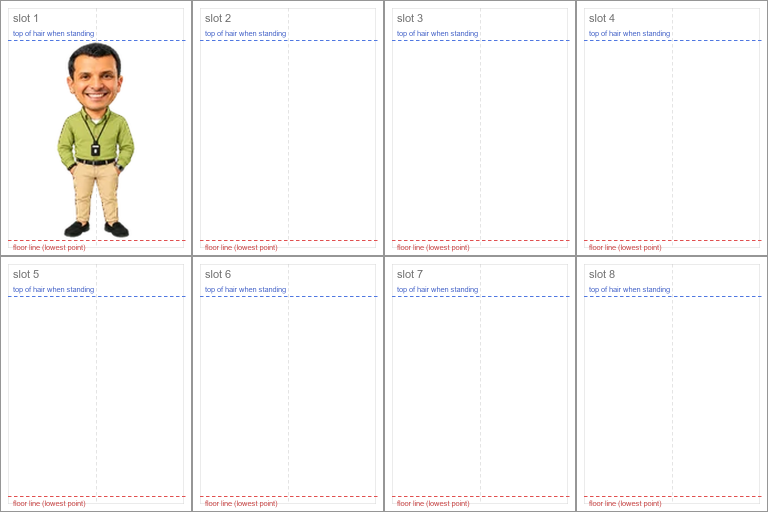
#> input picture docs/mascot/reference/layout-guide.png, 1536 x 1024 px (shown at 1/2 size)
$ python -i build-mascot-packs.py   (imports and definitions only)
#> lines starting #> are read from the running program, lines starting #| are printed output that depends on the picture
"""
Build Amr's lazy sprite packs from the generated art sheets.

    python -I scripts/build-mascot-packs.py <sheets folder> [--preview <folder>] [--keep-missing] [--as-drawn]

The sheets folder holds S01-faces.png … S10-stroll.png: 1536 x 1024, eight
384 x 512 slots each, slot 1 the standard stance (docs/mascot/AMR-ART-BRIEF.md).
It may also hold any of the context sheets S11-sun.png … S64-lights.png
(docs/mascot/context-sheets.json); each one present becomes a pack, and the
ones not drawn yet are left out, so they can come back a few at a time. With
--keep-missing, a context sheet missing from the folder keeps the pack it ships
with now instead (its files and its frames, as they are), so a folder only needs
the sheets that changed since that pack was built. (A kept pack whose clothes
aren't the live sprite's colours yet is regraded once, from its shipped cells.)
Each slot is cleaned, registered to the live sheet (public/mascot/amr.*.webp) —
same height, same floor row, centred on its anchor — and packed into small WebP
sheets under public/mascot, named after their bytes. A pack's cells are the live
sheet's 192 x 208 with 16 more rows on top, for the hats and balloons that reach
above his hair (384 x 448 for sharp screens). The pack manifest is written to
src/components/agent/mascot/mascot-packs.ts. With --preview, contact sheets for
review land in that folder too.

Corrections bring the generated art to the live sprite (scripts/mascot_heads.py
measures them; scripts/audit-mascot-heads.py checks the result):
  head size  every head is scaled to the live idle's, measured frame by frame
  skin       each sheet's skin is moved to the live idle's colour, keeping its shading
  clothes    each sheet's shirt, trousers and shoes are moved to the live idle's
             colours the same way; props of the same colour stay as drawn
  hair       a frame's hair far from the live idle's colour is moved toward it,
             keeping its highlights
  sharpness  the 1x cells are sharpened, sheet by sheet, until the stance carries
             the fine detail the live idle does

--as-drawn builds the sheets exactly as drawn: registered (one scale per sheet from
slot 1, each slot on its anchor and the floor) and packed, with the S01 faces lined up
on face.default's body and the talk pack's heads swapped on, but none of the
corrections below. It is for the refined release of 13 November 2026
(docs/mascot/refined-original-release.json), where every Amr was redrawn whole from
the approved standing master: his head, skin and clothes already match the live
sprite (heads 0.98-1.05, skin dE 1-2, clothes dE 2-3), and it is crisper than the live
idle, so the corrections would only move it off the approved drawing.

The companion scenes (docs/mascot/companion-scenes.json) are built by
scripts/build-mascot-scenes.py as baked scenes, without any of the corrections
above; this script keeps their packs exactly as they ship.

A sheet with a corrected slot (docs/mascot/refined-patches.json) must be in the folder
with the correction in: scripts/patch-refined-slots.py puts it there, and this script
stops if it isn't. A correction drawn with a smaller head than the rest of its sheet
names a head_scale there, which --as-drawn applies to that frame alone.

Needs Pillow and numpy. The source PNGs never ship; only the packs do.
"""

import hashlib
import io
import json
import re
import sys
from pathlib import Path

import numpy as np
from PIL import Image

sys.dont_write_bytecode = True  # no __pycache__ beside the scripts
sys.path.insert(0, str(Path(__file__).resolve().parent))
import mascot_heads as heads  # noqa: E402  (next to this script; -I leaves it off the path)

ROOT = Path(__file__).resolve().parent.parent
PUBLIC = ROOT / "public" / "mascot"
CONTEXT_SPEC = ROOT / "docs" / "mascot" / "context-sheets.json"
COMPANION_SPEC = ROOT / "docs" / "mascot" / "companion-scenes.json"
EXPANSION_SPEC = ROOT / "docs" / "mascot" / "expansion-sheets.json"
PATCHES = ROOT / "docs" / "mascot" / "refined-patches.json"
MANIFEST = ROOT / "src" / "components" / "agent" / "mascot" / "mascot-packs.ts"

SLOT_W, SLOT_H = 384, 512
CELL_W, CELL_H = 192, 208  # the live sheet's cells
HEADROOM = 16  # a pack's cells have this many more rows on top
PACK_H = CELL_H + HEADROOM
COLUMNS = 8
# The live idle frame, measured on alpha > 32: rows 25..201, feet centred on x 96.9.
LIVE_TOP, LIVE_FLOOR = 25, 202  # floor is the bottom edge of the lowest row
LIVE_FEET_X = 96.9 + 0.5  # pixel centre, in continuous coordinates
STANCE_H = LIVE_FLOOR - LIVE_TOP
PACK_FLOOR = LIVE_FLOOR + HEADROOM  # the floor row in a pack's cell
SCALES = (1, 2)

# Every pose, by sheet and slot: its frame id and how it lines up.
#   feet  — the mean of the lowest band (planted feet stay planted)
#   shins — the legs between the ankles and the knees (walking)
#   hip   — the thighs (one foot lifted)
#   head  — the top of the hair (held up by the collar; the code lifts him)
#   sheet — slot 1's own placement (S01, where only the face changes)
SHEETS = {
    "S01-faces": ("faces", "sheet", [
        "face.default", "face.talk-closed", "face.talk-small", "face.talk-wide",
        "face.happy", "face.surprised", "face.sleepy", "face.concerned",
    ]),
    "S02-explaining": ("explain", "feet", [
        None, "explain.1", "explain.2", "explain.3",
        "explain.4", "explain.5", "explain.6", "explain.shrug",
    ]),
    "S03-pointing": ("point", "feet", [
        None, "point.l", "point.ul", "point.u", "point.ur", "point.r", "point.dl", "point.dr",
    ]),
    "S04-touch": ("touch", "feet", [
        None, "touch.poke", "touch.giggle", "touch.tickle-l", "touch.tickle-r",
        "touch.pat-l", "touch.pat-r", "touch.bashful",
    ]),
    "S05-lifted": ("lifted", "feet", [
        None, ("lifted.hang", "head"), ("lifted.swing-l", "head"), ("lifted.swing-r", "head"),
        ("lifted.flail", "head"), "lifted.land", "lifted.recover", "lifted.tidy",
    ]),
    "S06-balance": ("balance", "feet", [
        None, "balance.tip-l", "balance.tip-r", ("balance.whoa", "hip"), "balance.steady",
        "dizzy.a", "dizzy.b", "dizzy.shake-off",
    ]),
    "S07-rest": ("rest", "feet", [
        None, "rest.yawn", "rest.stretch", "rest.sit-down", "rest.sitting",
        "rest.doze-a", "rest.doze-b", "rest.startled",
    ]),
    "S08-page": ("page", "feet", [
        None, "page.wind-a", "page.wind-b", "page.watching", "page.yes",
        "page.clap-a", "page.clap-b", "page.downcast",
    ]),
    "S09-social": ("social", "feet", [
        None, "social.hi5-offer", "social.hi5", "social.hi5-after", "social.peek-hide",
        "social.peek-found", "social.you", "social.bow",
    ]),
    "S10-stroll": ("stroll", "shins", [
        None, "stroll.r-1", "stroll.r-2", "stroll.r-3",
        "stroll.l-1", "stroll.l-2", "stroll.l-3", ("stroll.turn", "feet"),
    ]),
}


# [65 lines left out: functions context_sheets, check_patches, patch_heads, add_context_sheets, clean, not called in this run]


def bounds(a: np.ndarray):
    ys, xs = np.nonzero(a > 32)
    return ys.min(), ys.max() + 1, xs.min(), xs.max() + 1


# [152 lines left out: functions anchor_x, register, overflow, shipped_packs, keep_missing, baked_scenes and 2 more, not called in this run]


# Talking: the S01 heads (default smile and three mouths) go onto each S02 gesture,
# so the face moves while the hands explain. Done at 2x, then reduced for 1x.
MOUTHS = {
    "default": "face.default",
    "closed": "face.talk-closed",
    "small": "face.talk-small",
    "wide": "face.talk-wide",
}
GESTURES = [f"explain.{i}" for i in range(1, 7)]


# [85 lines left out: functions neck_row, head_offset, flood, dilate, swap_head, not called in this run]


def align_faces(frames) -> list[str]:
    """S01 promises one body with only the face changing, but an edit can move a head
    (the hair edits moved six of them up to 11 px at 2x), and lip-sync flips between
    these faces many times a second. So each face goes onto face.default's body with
    its own head lined up on the default head: switching faces never moves him."""
    ref = frames["face.default"][2]
    ref_a = np.array(ref).astype(int)
    neck = neck_row(ref_a[..., 3])
    rows = slice(max(neck - 130, 0), neck)
    notes = []
    for fid in SHEETS["S01-faces"][2][1:]:
        dx, dy = head_offset(ref_a, np.array(frames[fid][2]).astype(int), rows, reach=16)
        if max(abs(dx), abs(dy)) > 2:
            notes.append(f"{fid}: head moved {-dx:+d}, {-dy:+d} px at 2x; lined up on face.default")
        out2 = swap_head(ref, frames[fid][2], dx, dy, neck, whole=True)
        out1 = out2.convert("RGBa").resize((CELL_W, PACK_H), Image.LANCZOS).convert("RGBA")
        frames[fid] = {1: out1, 2: out2}
    return notes


# [53 lines left out: functions build_talk, head_box, live_cell, live_head, live_idle2x, not called in this run]


def live_ref() -> dict:
    """The live idle's head, measured the way every frame is (mascot_heads)."""
    return heads.measure(live_idle2x())


# [139 lines left out: functions thicken_sides, own_scale, head_scales, hair_blob, shrink_head, shrunk and 2 more, not called in this run]


# The S02 gestures carry the S01 heads when he talks, and their own heads are cut
# away under the new one. Where the two meet, a body head any bigger than the new
# head shows: as a ring round it, or a notch at the jaw. So the body's head goes a
# little under the live size first, and the new head always covers it.
GESTURE_HEAD = 0.96
# As drawn (the refined release), every frame is a whole new drawing at one scale, so a
# gesture's head can sit further from S01's than in the edited sheets: search wider.
AS_DRAWN_TALK_REACH = 24


def size_gestures(frames, stances, scales, ref) -> list[str]:
    return [n for gid in GESTURES for n in size_head(frames, gid, "explain", stances, scales, ref, GESTURE_HEAD)]


# [56 lines left out: functions shrink_heads, sheet_groups, match_skin, not called in this run]


# Clothes. The sheets grade his clothes as they grade his skin, and nothing matched
# them: against the live sprite his shirt came out about 13 points darker and
# yellower, his trousers 8 darker and pinker, his shoes grey rather than near-black,
# in every frame. So each time he left the idle pose for a clip his clothes changed
# colour. Each sheet's shirt, trousers and shoes move by one Lab shift each to the
# live idle's, as the skin does: folds and highlights keep their difference.
CLOTHES_OFF = 30.0  # this far from live's (in Lab) and it isn't that garment: a costume
CLOTHES_OWN = 12.0  # a frame this far from its sheet's garment wears something else
CLOTHES_NEAR = 1.5  # dE2000: close enough already, left alone
CLOTHES_FRAME = 2.0  # dE2000: a frame still this far off after its sheet's shift gets its own
CLOTHES_STEP = 9.0  # ...if the rest of the way is no further than this (in Lab)
CLOTHES_KEPT = 2.5  # dE2000: a kept pack further off than this is regraded


# [93 lines left out: functions live_clothes, regrade_kept, match_clothes, not called in this run]


# Sharpness. On an ordinary screen the packs' 1x cells carry about three quarters
# of the fine detail the live sheet does, sheet by sheet (some as little as 60%):
# he went soft whenever a clip took over from the idle pose. So each sheet's 1x
# cells get an unsharp mask, as strong as it takes for the sheet's stance (drawn in
# the live idle's pose) to carry the live idle's detail. The 2x cells stay as they
# are: drawn smaller on a sharp screen, they already match.
SHARP_RADIUS = 0.8
SHARP_MAX = 1.0  # past this an unsharp mask starts to ring


def small(img2: Image.Image) -> Image.Image:
    """A 2x cell reduced to 1x."""
    return img2.convert("RGBa").resize((CELL_W, PACK_H), Image.LANCZOS).convert("RGBA")


# [34 lines left out: functions sharp_amount, sharpen_small, not called in this run]


# Hair colour. Edited heads came back a shade lighter or browner than the heads
# ChatGPT left alone, so his hair would change shade between two frames of one
# scene, or between a clip and the idle pose. A frame whose hair is more than
# HAIR_DE from the live idle's moves toward it by one Lab shift, so its highlights
# keep their difference, until it is HAIR_DE away.
HAIR_DE = 3.0


# [47 lines left out: functions hair_lab, hair_weights, match_hair, not called in this run]


# What ships, pack by pack. Each pack loads only when he first needs it.
PACKS = {
    "faces": [f for f in SHEETS["S01-faces"][2]],
    "talk": [f"talk.{g}-{m}" for g in range(1, 7) for m in MOUTHS],
    "point": [e for e in SHEETS["S03-pointing"][2] if e],
    "touch": [e for e in SHEETS["S04-touch"][2] if e],
    "lifted": [e[0] if isinstance(e, tuple) else e for e in SHEETS["S05-lifted"][2] if e],
    "balance": [e[0] if isinstance(e, tuple) else e for e in SHEETS["S06-balance"][2] if e],
    "rest": [e for e in SHEETS["S07-rest"][2] if e],
    "page": [e for e in SHEETS["S08-page"][2] if e] + ["explain.shrug"],
    "social": [e for e in SHEETS["S09-social"][2] if e],
    "stroll": [e[0] if isinstance(e, tuple) else e for e in SHEETS["S10-stroll"][2] if e],
}


# [218 lines left out: functions webp_bytes, write_packs, write_manifest, pack_sheet, folder_arg, main and 3 more, not called in this run]


# The live sheet's head (row, column) from the angles in docs/mascot/reference/ref-hair.png:
# facing us, turned both ways, looking up, looking down, and three in between.
HAIR_ANGLES = [(0, 0), (2, 3), (1, 3), (9, 0), (10, 0), (9, 6), (10, 2), (10, 6)]


# [38 lines left out: functions head_crop, write_hair_check, not called in this run]


# [2 lines not run here, left out]

>>> import cv2
>>> picture = cv2.imread('../docs/mascot/reference/layout-guide.png', cv2.IMREAD_GRAYSCALE)
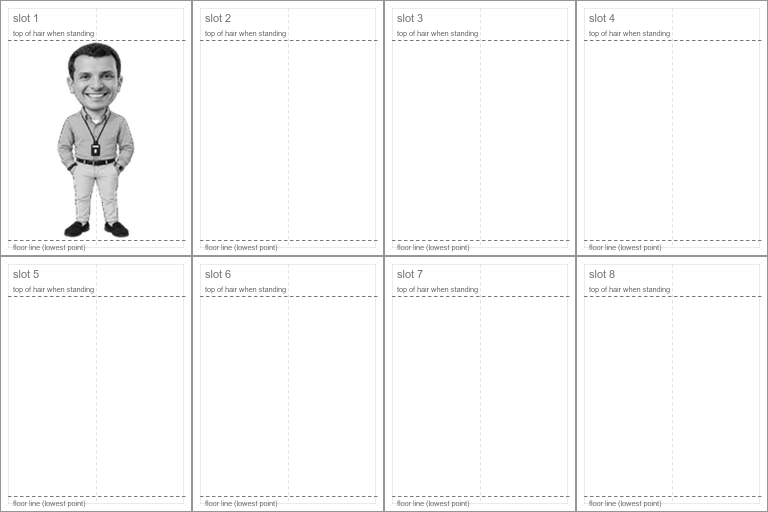
#> picture: shape (1024, 1536) (shown at 1/2 size); min 0, max 255, mean 248.8
#> (the run stopped early here; a loop or call above may not have finished)
